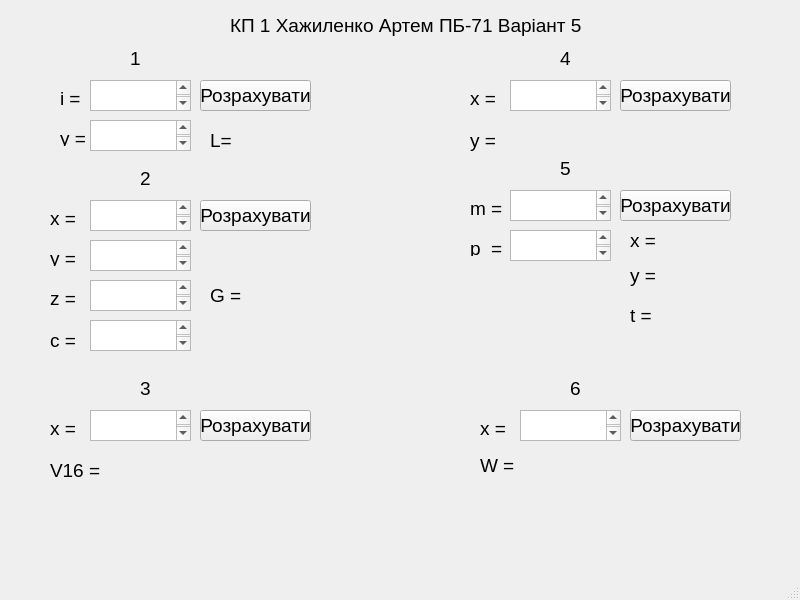
<?xml version="1.0" encoding="UTF-8"?>
<ui version="4.0">
 <class>MainWindow</class>
 <widget class="QMainWindow" name="MainWindow">
  <property name="geometry">
   <rect>
    <x>0</x>
    <y>0</y>
    <width>800</width>
    <height>600</height>
   </rect>
  </property>
  <property name="font">
   <font>
    <pointsize>10</pointsize>
   </font>
  </property>
  <property name="windowTitle">
   <string>MainWindow</string>
  </property>
  <widget class="QWidget" name="centralwidget">
   <widget class="QLabel" name="label">
    <property name="geometry">
     <rect>
      <x>230</x>
      <y>-10</y>
      <width>351</width>
      <height>71</height>
     </rect>
    </property>
    <property name="font">
     <font>
      <pointsize>14</pointsize>
     </font>
    </property>
    <property name="text">
     <string>КП 1 Хажиленко Артем ПБ-71 Варiант 5</string>
    </property>
   </widget>
   <widget class="QPushButton" name="pushButton">
    <property name="geometry">
     <rect>
      <x>200</x>
      <y>80</y>
      <width>111</width>
      <height>31</height>
     </rect>
    </property>
    <property name="font">
     <font>
      <pointsize>14</pointsize>
     </font>
    </property>
    <property name="text">
     <string>Розрахувати</string>
    </property>
   </widget>
   <widget class="QLabel" name="label_2">
    <property name="geometry">
     <rect>
      <x>60</x>
      <y>90</y>
      <width>55</width>
      <height>16</height>
     </rect>
    </property>
    <property name="font">
     <font>
      <pointsize>14</pointsize>
     </font>
    </property>
    <property name="text">
     <string>i =</string>
    </property>
   </widget>
   <widget class="QLabel" name="label_3">
    <property name="geometry">
     <rect>
      <x>60</x>
      <y>130</y>
      <width>55</width>
      <height>16</height>
     </rect>
    </property>
    <property name="font">
     <font>
      <pointsize>14</pointsize>
     </font>
    </property>
    <property name="text">
     <string>y =</string>
    </property>
   </widget>
   <widget class="QTextEdit" name="textEdit">
    <property name="geometry">
     <rect>
      <x>90</x>
      <y>80</y>
      <width>101</width>
      <height>31</height>
     </rect>
    </property>
    <property name="font">
     <font>
      <pointsize>14</pointsize>
     </font>
    </property>
   </widget>
   <widget class="QTextEdit" name="textEdit_2">
    <property name="geometry">
     <rect>
      <x>90</x>
      <y>120</y>
      <width>101</width>
      <height>31</height>
     </rect>
    </property>
    <property name="font">
     <font>
      <pointsize>14</pointsize>
     </font>
    </property>
   </widget>
   <widget class="QLabel" name="label_4">
    <property name="geometry">
     <rect>
      <x>210</x>
      <y>120</y>
      <width>161</width>
      <height>41</height>
     </rect>
    </property>
    <property name="font">
     <font>
      <pointsize>14</pointsize>
     </font>
    </property>
    <property name="text">
     <string>L=</string>
    </property>
   </widget>
   <widget class="QPushButton" name="pushButton_2">
    <property name="geometry">
     <rect>
      <x>200</x>
      <y>200</y>
      <width>111</width>
      <height>31</height>
     </rect>
    </property>
    <property name="font">
     <font>
      <pointsize>14</pointsize>
     </font>
    </property>
    <property name="text">
     <string>Розрахувати</string>
    </property>
   </widget>
   <widget class="QTextEdit" name="textEdit_3">
    <property name="geometry">
     <rect>
      <x>90</x>
      <y>200</y>
      <width>101</width>
      <height>31</height>
     </rect>
    </property>
    <property name="font">
     <font>
      <pointsize>14</pointsize>
     </font>
    </property>
   </widget>
   <widget class="QTextEdit" name="textEdit_4">
    <property name="geometry">
     <rect>
      <x>90</x>
      <y>240</y>
      <width>101</width>
      <height>31</height>
     </rect>
    </property>
    <property name="font">
     <font>
      <pointsize>14</pointsize>
     </font>
    </property>
   </widget>
   <widget class="QTextEdit" name="textEdit_5">
    <property name="geometry">
     <rect>
      <x>90</x>
      <y>280</y>
      <width>101</width>
      <height>31</height>
     </rect>
    </property>
    <property name="font">
     <font>
      <pointsize>14</pointsize>
     </font>
    </property>
   </widget>
   <widget class="QTextEdit" name="textEdit_6">
    <property name="geometry">
     <rect>
      <x>90</x>
      <y>320</y>
      <width>101</width>
      <height>31</height>
     </rect>
    </property>
    <property name="font">
     <font>
      <pointsize>14</pointsize>
     </font>
    </property>
   </widget>
   <widget class="QLabel" name="label_5">
    <property name="geometry">
     <rect>
      <x>50</x>
      <y>210</y>
      <width>55</width>
      <height>16</height>
     </rect>
    </property>
    <property name="font">
     <font>
      <pointsize>14</pointsize>
     </font>
    </property>
    <property name="text">
     <string>x =</string>
    </property>
   </widget>
   <widget class="QLabel" name="label_6">
    <property name="geometry">
     <rect>
      <x>50</x>
      <y>250</y>
      <width>55</width>
      <height>16</height>
     </rect>
    </property>
    <property name="font">
     <font>
      <pointsize>14</pointsize>
     </font>
    </property>
    <property name="text">
     <string>y =</string>
    </property>
   </widget>
   <widget class="QLabel" name="label_7">
    <property name="geometry">
     <rect>
      <x>50</x>
      <y>290</y>
      <width>55</width>
      <height>16</height>
     </rect>
    </property>
    <property name="font">
     <font>
      <pointsize>14</pointsize>
     </font>
    </property>
    <property name="text">
     <string>z =</string>
    </property>
   </widget>
   <widget class="QLabel" name="label_8">
    <property name="geometry">
     <rect>
      <x>50</x>
      <y>330</y>
      <width>61</width>
      <height>21</height>
     </rect>
    </property>
    <property name="font">
     <font>
      <pointsize>14</pointsize>
     </font>
    </property>
    <property name="text">
     <string>c =</string>
    </property>
   </widget>
   <widget class="QLabel" name="label_9">
    <property name="geometry">
     <rect>
      <x>210</x>
      <y>270</y>
      <width>161</width>
      <height>51</height>
     </rect>
    </property>
    <property name="font">
     <font>
      <pointsize>14</pointsize>
     </font>
    </property>
    <property name="text">
     <string>G =</string>
    </property>
   </widget>
   <widget class="QLabel" name="label_10">
    <property name="geometry">
     <rect>
      <x>130</x>
      <y>50</y>
      <width>55</width>
      <height>16</height>
     </rect>
    </property>
    <property name="font">
     <font>
      <pointsize>14</pointsize>
     </font>
    </property>
    <property name="text">
     <string>1</string>
    </property>
   </widget>
   <widget class="QLabel" name="label_11">
    <property name="geometry">
     <rect>
      <x>140</x>
      <y>170</y>
      <width>55</width>
      <height>16</height>
     </rect>
    </property>
    <property name="font">
     <font>
      <pointsize>14</pointsize>
     </font>
    </property>
    <property name="text">
     <string>2</string>
    </property>
   </widget>
   <widget class="QLabel" name="label_12">
    <property name="geometry">
     <rect>
      <x>140</x>
      <y>380</y>
      <width>55</width>
      <height>16</height>
     </rect>
    </property>
    <property name="font">
     <font>
      <pointsize>14</pointsize>
     </font>
    </property>
    <property name="text">
     <string>3</string>
    </property>
   </widget>
   <widget class="QLabel" name="label_13">
    <property name="geometry">
     <rect>
      <x>50</x>
      <y>420</y>
      <width>55</width>
      <height>16</height>
     </rect>
    </property>
    <property name="font">
     <font>
      <pointsize>14</pointsize>
     </font>
    </property>
    <property name="text">
     <string>x =</string>
    </property>
   </widget>
   <widget class="QPushButton" name="pushButton_3">
    <property name="geometry">
     <rect>
      <x>200</x>
      <y>410</y>
      <width>111</width>
      <height>31</height>
     </rect>
    </property>
    <property name="font">
     <font>
      <pointsize>14</pointsize>
     </font>
    </property>
    <property name="text">
     <string>Розрахувати</string>
    </property>
   </widget>
   <widget class="QTextEdit" name="textEdit_7">
    <property name="geometry">
     <rect>
      <x>90</x>
      <y>410</y>
      <width>101</width>
      <height>31</height>
     </rect>
    </property>
    <property name="font">
     <font>
      <pointsize>14</pointsize>
     </font>
    </property>
   </widget>
   <widget class="QLabel" name="label_14">
    <property name="geometry">
     <rect>
      <x>50</x>
      <y>455</y>
      <width>271</width>
      <height>31</height>
     </rect>
    </property>
    <property name="font">
     <font>
      <pointsize>14</pointsize>
     </font>
    </property>
    <property name="text">
     <string>V16 =</string>
    </property>
   </widget>
   <widget class="QPushButton" name="pushButton_4">
    <property name="geometry">
     <rect>
      <x>620</x>
      <y>80</y>
      <width>111</width>
      <height>31</height>
     </rect>
    </property>
    <property name="font">
     <font>
      <pointsize>14</pointsize>
     </font>
    </property>
    <property name="text">
     <string>Розрахувати</string>
    </property>
   </widget>
   <widget class="QLabel" name="label_15">
    <property name="geometry">
     <rect>
      <x>470</x>
      <y>125</y>
      <width>201</width>
      <height>31</height>
     </rect>
    </property>
    <property name="font">
     <font>
      <pointsize>14</pointsize>
     </font>
    </property>
    <property name="text">
     <string>y =</string>
    </property>
   </widget>
   <widget class="QLabel" name="label_16">
    <property name="geometry">
     <rect>
      <x>470</x>
      <y>90</y>
      <width>55</width>
      <height>16</height>
     </rect>
    </property>
    <property name="font">
     <font>
      <pointsize>14</pointsize>
     </font>
    </property>
    <property name="text">
     <string>x =</string>
    </property>
   </widget>
   <widget class="QLabel" name="label_17">
    <property name="geometry">
     <rect>
      <x>560</x>
      <y>50</y>
      <width>55</width>
      <height>16</height>
     </rect>
    </property>
    <property name="font">
     <font>
      <pointsize>14</pointsize>
     </font>
    </property>
    <property name="text">
     <string>4</string>
    </property>
   </widget>
   <widget class="QTextEdit" name="textEdit_8">
    <property name="geometry">
     <rect>
      <x>510</x>
      <y>80</y>
      <width>101</width>
      <height>31</height>
     </rect>
    </property>
    <property name="font">
     <font>
      <pointsize>14</pointsize>
     </font>
    </property>
   </widget>
   <widget class="QLabel" name="label_18">
    <property name="geometry">
     <rect>
      <x>470</x>
      <y>200</y>
      <width>55</width>
      <height>16</height>
     </rect>
    </property>
    <property name="font">
     <font>
      <pointsize>14</pointsize>
     </font>
    </property>
    <property name="text">
     <string>m =</string>
    </property>
   </widget>
   <widget class="QLabel" name="label_19">
    <property name="geometry">
     <rect>
      <x>470</x>
      <y>240</y>
      <width>55</width>
      <height>16</height>
     </rect>
    </property>
    <property name="font">
     <font>
      <pointsize>14</pointsize>
     </font>
    </property>
    <property name="text">
     <string>p  =</string>
    </property>
   </widget>
   <widget class="QLabel" name="label_20">
    <property name="geometry">
     <rect>
      <x>630</x>
      <y>225</y>
      <width>151</width>
      <height>31</height>
     </rect>
    </property>
    <property name="font">
     <font>
      <pointsize>14</pointsize>
     </font>
    </property>
    <property name="text">
     <string>x =</string>
    </property>
   </widget>
   <widget class="QTextEdit" name="textEdit_9">
    <property name="geometry">
     <rect>
      <x>510</x>
      <y>230</y>
      <width>101</width>
      <height>31</height>
     </rect>
    </property>
    <property name="font">
     <font>
      <pointsize>14</pointsize>
     </font>
    </property>
   </widget>
   <widget class="QPushButton" name="pushButton_5">
    <property name="geometry">
     <rect>
      <x>620</x>
      <y>190</y>
      <width>111</width>
      <height>31</height>
     </rect>
    </property>
    <property name="font">
     <font>
      <pointsize>14</pointsize>
     </font>
    </property>
    <property name="text">
     <string>Розрахувати</string>
    </property>
   </widget>
   <widget class="QTextEdit" name="textEdit_10">
    <property name="geometry">
     <rect>
      <x>510</x>
      <y>190</y>
      <width>101</width>
      <height>31</height>
     </rect>
    </property>
    <property name="font">
     <font>
      <pointsize>14</pointsize>
     </font>
    </property>
   </widget>
   <widget class="QLabel" name="label_21">
    <property name="geometry">
     <rect>
      <x>560</x>
      <y>160</y>
      <width>55</width>
      <height>16</height>
     </rect>
    </property>
    <property name="font">
     <font>
      <pointsize>14</pointsize>
     </font>
    </property>
    <property name="text">
     <string>5</string>
    </property>
   </widget>
   <widget class="QLabel" name="label_22">
    <property name="geometry">
     <rect>
      <x>630</x>
      <y>260</y>
      <width>141</width>
      <height>31</height>
     </rect>
    </property>
    <property name="font">
     <font>
      <pointsize>14</pointsize>
     </font>
    </property>
    <property name="text">
     <string>y =</string>
    </property>
   </widget>
   <widget class="QLabel" name="label_23">
    <property name="geometry">
     <rect>
      <x>630</x>
      <y>300</y>
      <width>141</width>
      <height>31</height>
     </rect>
    </property>
    <property name="font">
     <font>
      <pointsize>14</pointsize>
     </font>
    </property>
    <property name="text">
     <string>t =</string>
    </property>
   </widget>
   <widget class="QPushButton" name="pushButton_6">
    <property name="geometry">
     <rect>
      <x>630</x>
      <y>410</y>
      <width>111</width>
      <height>31</height>
     </rect>
    </property>
    <property name="font">
     <font>
      <pointsize>14</pointsize>
     </font>
    </property>
    <property name="text">
     <string>Розрахувати</string>
    </property>
   </widget>
   <widget class="QLabel" name="label_24">
    <property name="geometry">
     <rect>
      <x>480</x>
      <y>420</y>
      <width>55</width>
      <height>16</height>
     </rect>
    </property>
    <property name="font">
     <font>
      <pointsize>14</pointsize>
     </font>
    </property>
    <property name="text">
     <string>x =</string>
    </property>
   </widget>
   <widget class="QLabel" name="label_25">
    <property name="geometry">
     <rect>
      <x>570</x>
      <y>380</y>
      <width>55</width>
      <height>16</height>
     </rect>
    </property>
    <property name="font">
     <font>
      <pointsize>14</pointsize>
     </font>
    </property>
    <property name="text">
     <string>6</string>
    </property>
   </widget>
   <widget class="QTextEdit" name="textEdit_11">
    <property name="geometry">
     <rect>
      <x>520</x>
      <y>410</y>
      <width>101</width>
      <height>31</height>
     </rect>
    </property>
    <property name="font">
     <font>
      <pointsize>14</pointsize>
     </font>
    </property>
   </widget>
   <widget class="QLabel" name="label_26">
    <property name="geometry">
     <rect>
      <x>480</x>
      <y>450</y>
      <width>191</width>
      <height>31</height>
     </rect>
    </property>
    <property name="font">
     <font>
      <pointsize>14</pointsize>
     </font>
    </property>
    <property name="text">
     <string>W =</string>
    </property>
   </widget>
  </widget>
  <widget class="QMenuBar" name="menubar">
   <property name="geometry">
    <rect>
     <x>0</x>
     <y>0</y>
     <width>800</width>
     <height>22</height>
    </rect>
   </property>
  </widget>
  <widget class="QStatusBar" name="statusbar"/>
 </widget>
 <resources/>
 <connections/>
</ui>
